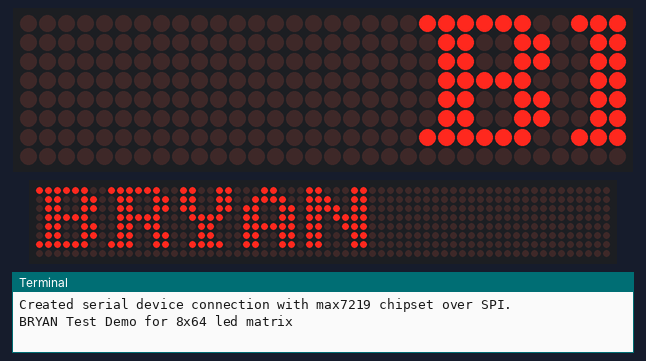
A program run on a simulated Raspberry Pi (BCM pin numbers). Shown: 32×8 LED matrix, a strip that is not on the board, showing the scrolling text unrolled, the last lines printed to the terminal. The 64×8 strip is a reading aid, not a part: it shows the text the matrix is scrolling, unrolled, one strip-width of it at a time.

Above: at 0.51 s.
At 2.82 s:
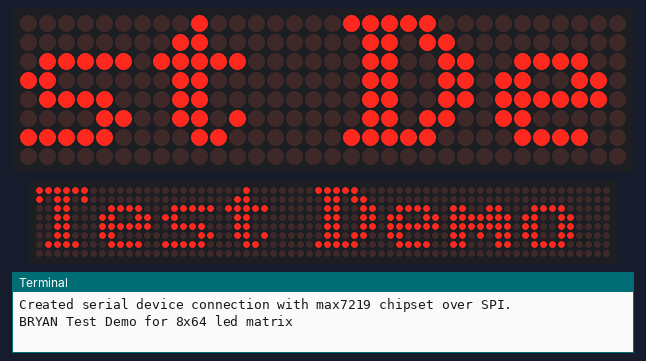
At 5.13 s:
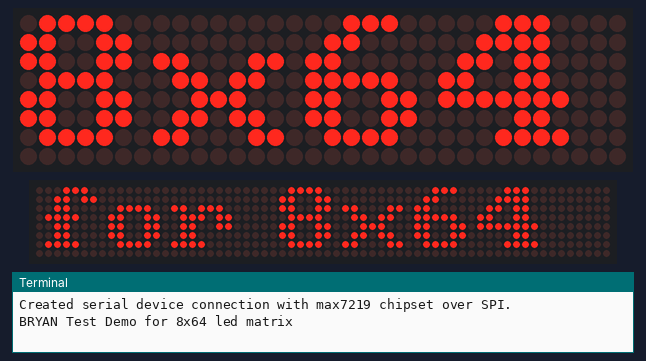
At 9.68 s:
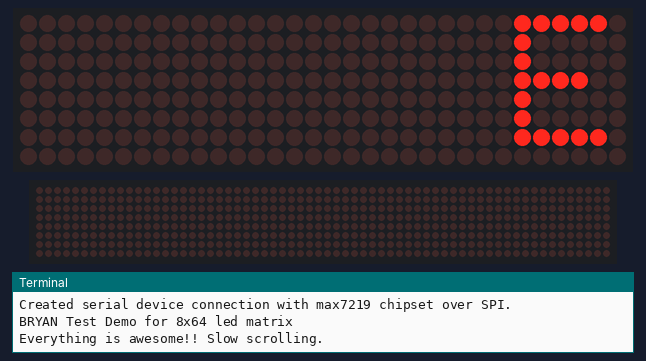
At 20.18 s:
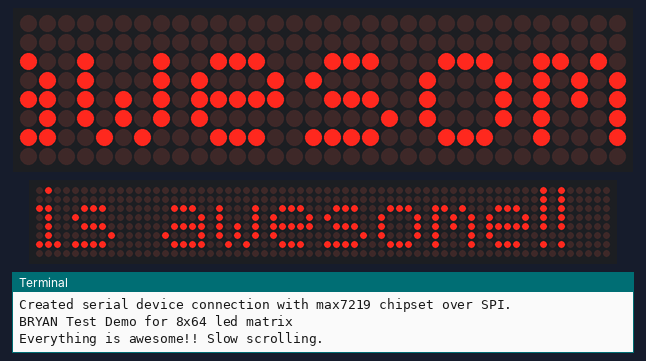
At 39.81 s:
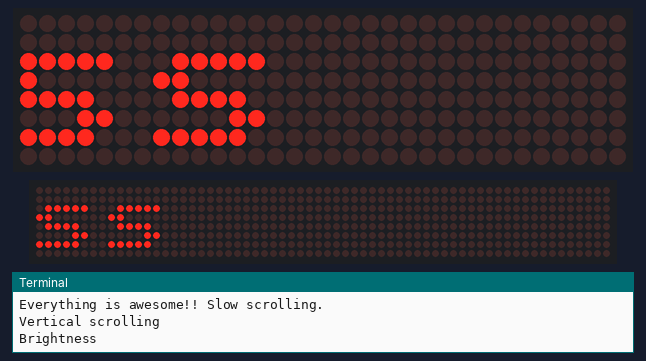

The program:

8x64_matrix_base.py
```python
#!/usr/bin/env python
# -*- coding: utf-8 -*-
# bmosley June 30 2019

import time
import argparse

from luma.led_matrix.device import max7219
from luma.core.interface.serial import spi, noop
from luma.core.render import canvas
from luma.core.virtual import viewport
from luma.core.legacy import text, show_message
from luma.core.legacy.font import proportional, CP437_FONT, LCD_FONT


def demo():
    # create matrix device
    serial = spi(port=0, device=0, gpio=noop())
    device = max7219(serial, cascaded=4, block_orientation=90)
    print("Created serial device connection with max7219 chipset over SPI.")

    # start demo
    msg = "BRYAN Test Demo for 8x64 led matrix"
    print(msg)
    show_message(device, msg, fill="white", font=proportional(CP437_FONT))
    time.sleep(1)

    msg = "Everything is awesome!! Slow scrolling."
    print(msg)
    show_message(device, msg, fill="white", font=proportional(LCD_FONT), scroll_delay=0.1)

    print("Vertical scrolling")
    words = [
        "Victor", "Echo", "Romeo", "Tango", "India", "Charlie", "Alpha",
        "India", "November", "Golf", " "
    ]

    virtual = viewport(device, width=device.width, height=len(words) * 8)
    with canvas(virtual) as draw:
        for i, word in enumerate(words):
            text(draw, (0, i * 8), word, fill="white", font=proportional(CP437_FONT))

    for i in range(virtual.height - device.height):
        virtual.set_position((0, i))
        time.sleep(0.05)

    msg = "Brightness"
    print(msg)
    show_message(device, msg, fill="white")

    time.sleep(1)
    with canvas(device) as draw:
        text(draw, (0, 0), "A", fill="white")

    time.sleep(1)
    for _ in range(5):
        for intensity in range(16):
            device.contrast(intensity * 16)
            time.sleep(0.1)

    device.contrast(0x80)
    time.sleep(1)


if __name__ == "__main__":
    try:
        demo()
    except KeyboardInterrupt:
        pass
```
